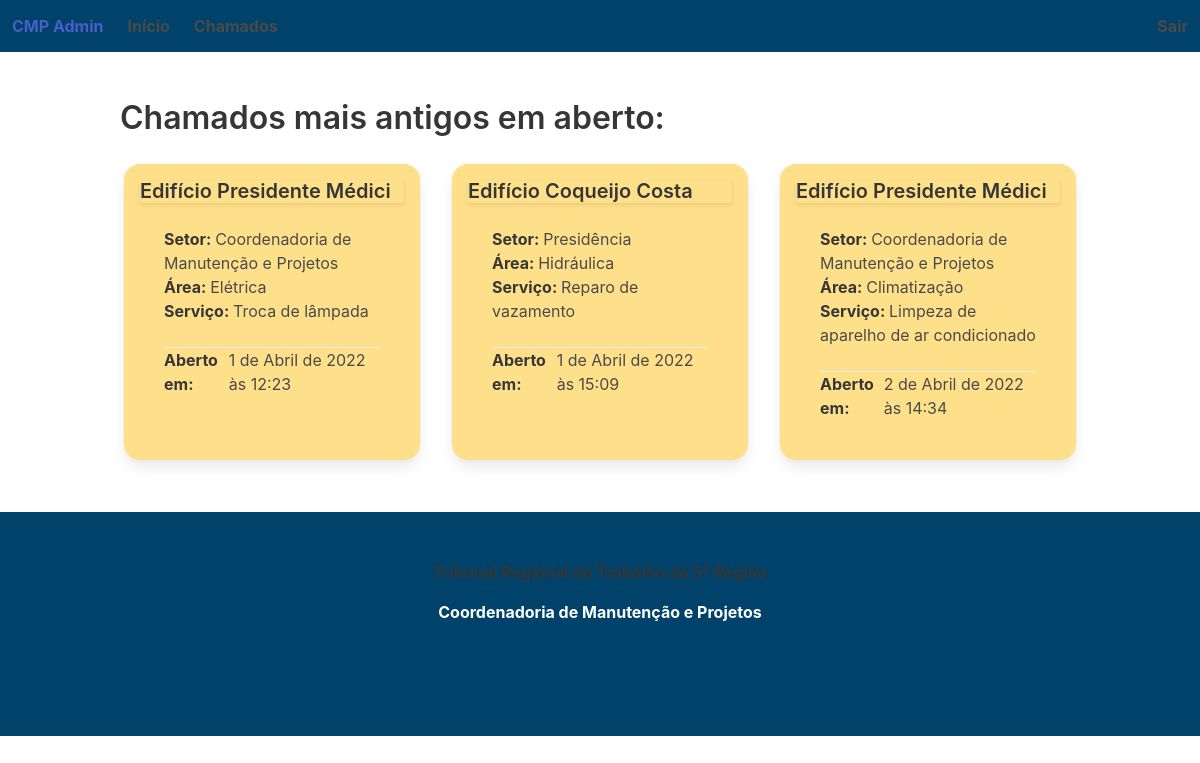
Screenshot of /cmp_admin/ (signed in) with the database file from the repository.
### cmp_admin/models.py (models this page shows, shortened)
class Ticket(models.Model):
  place_id = models.ForeignKey(Place, on_delete = models.SET_NULL, null = True)
  contact_email = models.EmailField()
  sector_id = models.ForeignKey(Sector, on_delete = models.SET_NULL, null = True)
  contact_phone = models.CharField(max_length = 255)
  description = models.TextField()
  assigned_to_id = models.ForeignKey(User, on_delete = models.SET_NULL, null = True)
  infos = models.ManyToManyField('Info')
  created_at = models.DateTimeField(auto_now_add = True)
  updated_at = models.DateTimeField(auto_now = True)
  subject_id = models.ForeignKey(Subject, on_delete = models.SET_NULL, null = True)
  service_id = models.ForeignKey(Service, on_delete = models.SET_NULL, null = True)
  status_id = models.ForeignKey(Status, on_delete = models.SET_NULL, null = True)
  requester = models.CharField(max_length = 255)
  issue = models.TextField(blank = True)
  solution = models.TextField(blank = True)

class Place(models.Model):
  name = models.CharField(max_length = 255)
  city = models.CharField(max_length = 255)
  state = models.CharField(max_length = 255)
  address = models.CharField(max_length = 255)
  zip_code = models.CharField(max_length = 255)
  created_at = models.DateTimeField(auto_now_add = True)
  updated_at = models.DateTimeField(auto_now = True)
  def __str__(self):
    return self.name

class Sector(models.Model):
  name = models.CharField(max_length = 255)
  place_id = models.ForeignKey(Place, on_delete = models.SET_NULL, null = True)
  email = models.EmailField()
  phone_number = models.CharField(max_length = 255)
  created_at = models.DateTimeField(auto_now_add = True)
  updated_at = models.DateTimeField(auto_now = True)
  def __str__(self):
    return self.name

class Subject(models.Model):
  name = models.CharField(max_length = 255)
  created_at = models.DateTimeField(auto_now_add = True)
  updated_at = models.DateTimeField(auto_now = True)
  def __str__(self):
    return self.name

class Service(models.Model):
  name = models.CharField(max_length = 255)
  subject_id = models.ForeignKey(Subject, on_delete = models.SET_NULL, null = True)
  created_at = models.DateTimeField(auto_now_add = True)
  updated_at = models.DateTimeField(auto_now = True)
  def __str__(self):
    return self.name

### cmp_admin/views.py (the view)
# urls.py: path('', views.IndexView.as_view(), name = 'index'),
class IndexView(LoginRequiredMixin, generic.ListView):
  template_name = 'cmp_admin/index.html'
  context_object_name = 'earliest_open_ticket_list'
  def get_queryset(self):
    return Ticket.objects.filter(status_id = 1).order_by('created_at')[:3]

### cmp_admin/templates/cmp_admin/index.html (shortened to what this page needs)
{% extends 'cmp_admin/base.html' %}
{% block main %}
<p class="title is-3">Chamados mais antigos em aberto:</p>
<div class="columns">
  {% for ticket in earliest_open_ticket_list %}
  <div class="column card p-4 m-4 has-background-warning">
    <div class="card-header">
      <p class="title is-5">{{ ticket.place_id }}</p>
    </div>
    <div class="card-content">
      <div class="media">
        <div class="media-content">
          <p><strong>Setor: </strong>{{ ticket.sector_id }}</p>
          <p><strong>Área: </strong>{{ ticket.subject_id }}</p>
          <p><strong>Serviço: </strong> {{ ticket.service_id }}</p>
        </div>
      </div>
      <div class="card-footer">
        <strong>Aberto em: </strong><time datetime>{{ ticket.created_at }}</time>
      </div>
    </div>
  </div>
  {% endfor %}
</div>
{% endblock main %}

### cmp_admin/templates/cmp_admin/index.html (style rules this page uses)
.card { border-radius: 1rem; }

### rows the page displays
Ticket: place_id "Edifício Presidente Médici", sector_id "Coordenadoria de Manutenção e Projetos", subject_id "Elétrica", service_id "Troca de lâmpada", created_at "1 de Abril de 2022 às 12:23"
Ticket: place_id "Edifício Coqueijo Costa", sector_id "Presidência", subject_id "Hidráulica", service_id "Reparo de vazamento", created_at "1 de Abril de 2022 às 15:09"
Ticket: place_id "Edifício Presidente Médici", sector_id "Coordenadoria de Manutenção e Projetos", subject_id "Climatização", service_id "Limpeza de aparelho de ar condicionado", created_at "2 de Abril de 2022 às 14:34"
